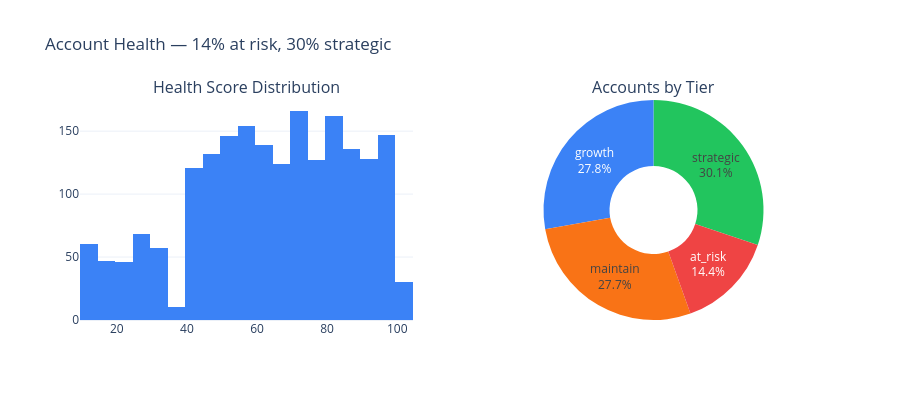

Notebook code cell kept with this figure:
### Markdown cell above
## 2. Account Health — Where Do We Stand?

### Code cell
# ── Health score distribution with tier overlay ──
accounts = q("SELECT * FROM accounts")

fig = make_subplots(rows=1, cols=2,
    subplot_titles=("Health Score Distribution", "Accounts by Tier"),
    specs=[[{"type": "xy"}, {"type": "domain"}]])

fig.add_trace(go.Histogram(x=accounts.health_score, nbinsx=30,
                            marker_color="#3b82f6"), row=1, col=1)

tier_counts = accounts.account_tier.value_counts()
colors = {"strategic":"#22c55e", "growth":"#3b82f6", "maintain":"#f97316", "at_risk":"#ef4444"}
fig.add_trace(go.Pie(labels=tier_counts.index, values=tier_counts.values,
                     marker_colors=[colors.get(t, "#94a3b8") for t in tier_counts.index],
                     hole=0.4, textinfo="label+percent"), row=1, col=2)

fig.update_layout(height=400, width=900, showlegend=False,
                  title_text="Account Health — 14% at risk, 30% strategic")
fig.show()

print("\nAccount tier summary:")
for tier in ["strategic", "growth", "maintain", "at_risk"]:
    d = accounts[accounts.account_tier == tier]
    print(f"  {tier}: {len(d):,} accounts ({len(d)/len(accounts)*100:.0f}%) | "
          f"avg health: {d.health_score.mean():.0f}")

### Figure 1 — Plotly figure (JSON) as saved in the notebook; plotly's stock layout.template omitted (floating-point values rounded to 4 significant figures; data arrays with more than 128 entries replaced by an {"elided": "..."} marker saying what was removed)
{"data": [{"marker": {"color": "#3b82f6"}, "nbinsx": 30, "type": "histogram", "x": {"elided": "2000 int values"}, "xaxis": "x", "yaxis": "y"}, {"domain": {"x": [0.55, 1], "y": [0, 1]}, "hole": 0.4, "labels": ["strategic", "growth", "maintain", "at_risk"], "marker": {"colors": ["#22c55e", "#3b82f6", "#f97316", "#ef4444"]}, "textinfo": "label+percent", "type": "pie", "values": [603, 556, 553, 288]}], "layout": {"annotations": [{"font": {"size": 16}, "showarrow": false, "text": "Health Score Distribution", "x": 0.225, "xanchor": "center", "xref": "paper", "y": 1, "yanchor": "bottom", "yref": "paper"}, {"font": {"size": 16}, "showarrow": false, "text": "Accounts by Tier", "x": 0.775, "xanchor": "center", "xref": "paper", "y": 1, "yanchor": "bottom", "yref": "paper"}], "height": 400, "showlegend": false, "title": {"text": "Account Health — 14% at risk, 30% strategic"}, "width": 900, "xaxis": {"anchor": "y", "domain": [0, 0.45]}, "yaxis": {"anchor": "x", "domain": [0, 1]}}}
